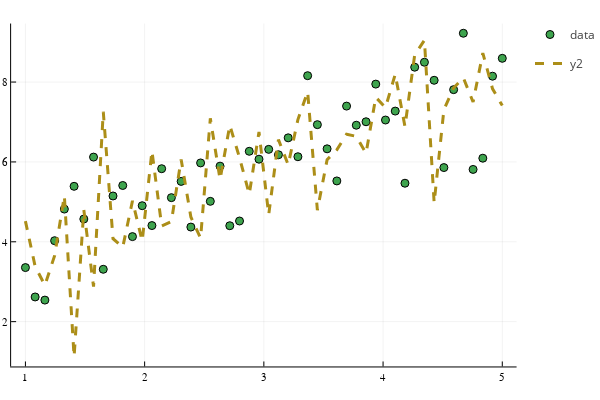

The code cell stored with this chart in its notebook:
### Code cell
x = LinRange(1,5,50)
y_fit = mean_post_beta_0 .+ mean_post_beta_1.*x + rand(Normal(0,sqrt(mean(post_phi))),length(x))
plot!(x,y_fit,c = 5,style = :dash,linewidth = 3)

### Figure 1 — Plotly figure (JSON) as saved in the notebook; plotly's stock layout.template omitted (floating-point values rounded to 4 significant figures)
{"data": [{"colorbar": {"title": ""}, "legendgroup": "data", "marker": {"color": "rgba(62, 164, 78, 1.000)", "line": {"color": "rgba(0, 0, 0, 1.000)", "width": 1}, "size": 8, "symbol": "circle"}, "mode": "markers", "name": "data", "showlegend": true, "type": "scatter", "x": [1, 1.082, 1.163, 1.245, 1.327, 1.408, 1.49, 1.571, 1.653, 1.735, 1.816, 1.898, 1.98, 2.061, 2.143, 2.224, 2.306, 2.388, 2.469, 2.551, 2.633, 2.714, 2.796, 2.878, 2.959, 3.041, 3.122, 3.204, 3.286, 3.367, 3.449, 3.531, 3.612, 3.694, 3.776, 3.857, 3.939, 4.02, 4.102, 4.184, 4.265, 4.347, 4.429, 4.51, 4.592, 4.673, 4.755, 4.837, 4.918, 5], "xaxis": "x", "y": [3.354, 2.618, 2.54, 4.027, 4.819, 5.389, 4.57, 6.121, 3.311, 5.147, 5.41, 4.13, 4.903, 4.406, 5.83, 5.105, 5.512, 4.369, 5.975, 5.013, 5.894, 4.402, 4.52, 6.266, 6.068, 6.314, 6.18, 6.603, 6.13, 8.16, 6.933, 6.328, 5.524, 7.398, 6.919, 7.006, 7.948, 7.049, 7.273, 5.467, 8.372, 8.496, 8.044, 5.859, 7.81, 9.222, 5.812, 6.093, 8.147, 8.594], "yaxis": "y", "zmax": null, "zmin": null}, {"colorbar": {"title": ""}, "legendgroup": "y2", "line": {"color": "rgba(172, 142, 24, 1.000)", "dash": "dash", "shape": "linear", "width": 3}, "mode": "lines", "name": "y2", "showlegend": true, "type": "scatter", "x": [1, 1.082, 1.163, 1.245, 1.327, 1.408, 1.49, 1.571, 1.653, 1.735, 1.816, 1.898, 1.98, 2.061, 2.143, 2.224, 2.306, 2.388, 2.469, 2.551, 2.633, 2.714, 2.796, 2.878, 2.959, 3.041, 3.122, 3.204, 3.286, 3.367, 3.449, 3.531, 3.612, 3.694, 3.776, 3.857, 3.939, 4.02, 4.102, 4.184, 4.265, 4.347, 4.429, 4.51, 4.592, 4.673, 4.755, 4.837, 4.918, 5], "xaxis": "x", "y": [4.518, 3.382, 2.912, 3.65, 5.152, 1.121, 4.799, 2.876, 7.257, 4.077, 3.862, 5.024, 4.017, 6.273, 4.398, 4.508, 6.063, 4.621, 4.09, 7.093, 5.561, 6.919, 6.106, 5.191, 6.751, 4.679, 6.559, 5.929, 7.062, 7.756, 4.791, 6.056, 6.303, 6.694, 6.64, 6.214, 7.619, 7.361, 8.195, 6.886, 8.68, 9.048, 4.976, 7.307, 7.852, 8.105, 7.499, 8.724, 7.83, 7.411], "yaxis": "y", "zmax": null, "zmin": null}], "layout": {"annotations": [], "height": 400, "legend_position": {"bgcolor": "rgba(255, 255, 255, 1.000)", "bordercolor": "rgba(0, 0, 0, 1.000)", "borderwidth": 1, "font": {"color": "rgba(0, 0, 0, 1.000)", "family": "sans-serif", "size": 11}, "title": {"font": {"color": "rgba(0, 0, 0, 1.000)", "family": "sans-serif", "size": 15}, "text": ""}, "tracegroupgap": 0, "traceorder": "normal", "x": 1, "xanchor": "auto", "y": 1, "yanchor": "auto"}, "margin": {"b": 20, "l": 0, "r": 0, "t": 20}, "paper_bgcolor": "rgba(255, 255, 255, 1.000)", "plot_bgcolor": "rgba(255, 255, 255, 1.000)", "showlegend": true, "width": 600, "xaxis": {"anchor": "y", "domain": [0.02138, 0.9934], "gridcolor": "rgba(0, 0, 0, 0.100)", "gridwidth": 0.5, "linecolor": "rgba(0, 0, 0, 1.000)", "mirror": false, "range": [0.88, 5.12], "showgrid": true, "showline": true, "showticklabels": true, "tickangle": 0, "tickcolor": "rgb(0, 0, 0)", "tickfont": {"color": "rgba(0, 0, 0, 1.000)", "family": "sans-serif", "size": 11}, "tickmode": "array", "ticks": "inside", "ticktext": ["1", "2", "3", "4", "5"], "tickvals": [1, 2, 3, 4, 5], "title": "", "titlefont": {"color": "rgba(0, 0, 0, 1.000)", "family": "sans-serif", "size": 15}, "type": "-", "visible": true, "zeroline": false, "zerolinecolor": "rgba(0, 0, 0, 1.000)"}, "yaxis": {"anchor": "x", "domain": [0.03762, 0.9902], "gridcolor": "rgba(0, 0, 0, 0.100)", "gridwidth": 0.5, "linecolor": "rgba(0, 0, 0, 1.000)", "mirror": false, "range": [0.878, 9.465], "showgrid": true, "showline": true, "showticklabels": true, "tickangle": 0, "tickcolor": "rgb(0, 0, 0)", "tickfont": {"color": "rgba(0, 0, 0, 1.000)", "family": "sans-serif", "size": 11}, "tickmode": "array", "ticks": "inside", "ticktext": ["2", "4", "6", "8"], "tickvals": [2, 4, 6, 8], "title": "", "titlefont": {"color": "rgba(0, 0, 0, 1.000)", "family": "sans-serif", "size": 15}, "type": "-", "visible": true, "zeroline": false, "zerolinecolor": "rgba(0, 0, 0, 1.000)"}}}
